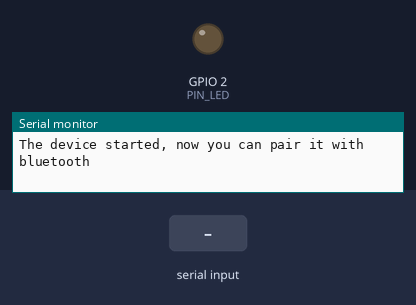
Recording of a program running on a simulated ESP32. Shown: output pins drawn as LEDs (lit = HIGH), the last lines printed to the serial monitor. Inputs (shaded band) come from the test bench. Nothing arrives over Bluetooth unless stated.

Above: at 1.2 s.
1.3 s: "led on" received over the second serial link
At 1.7 s:
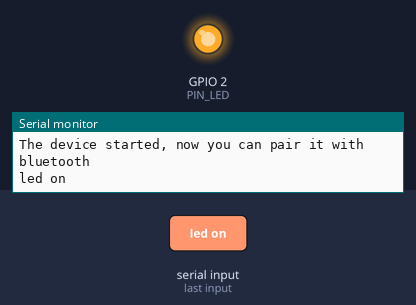
2.8 s: "led off" received over the second serial link
At 3.2 s:
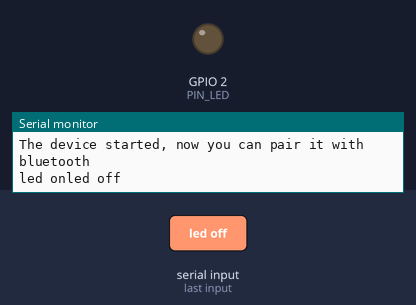
Timing chart, 0 to 5.8 s (numbered marks = the images above; inputs shaded):
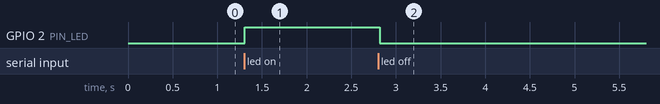

Measured:
- after the input at 1.3 s, GPIO 2 (PIN_LED): LOW → HIGH at once
- after the input at 2.8 s, GPIO 2 (PIN_LED): HIGH → LOW at once

The program:

main.cpp
```cpp
#include <Arduino.h>
#include <BluetoothSerial.h>
#include <string.h>

// Defines
#define PIN_LED 2

// Variáveis globais
BluetoothSerial SerialBT; // objeto da comunicação bluetooth serial
char buffer[20];          // buffer de entrada do munitor serial
static int count;         // contador do número de caracteres de entrada no monitor


void setup() {
  // Configuração do monitor serial
  Serial.begin(115200);

  // Configuração do pino do LED
  pinMode(PIN_LED, OUTPUT);

  // Configuração do Bluetooth
  SerialBT.begin("ESP32_BLINK");

  // Mensagem de aviso
  Serial.println("\nThe device started, now you can pair it with bluetooth");
}

void loop() {
  // Enquanto houver entrada de dados no canal bluetooth
  while(SerialBT.available()){
    // lemos os dadios, gravando-os em um buffer
    buffer[count] = SerialBT.read();
    count++;
  }

  // Caso tenham sido lidos dados
  if(count > 0){
    // Impressão das informações no monitor serial
    Serial.print(buffer);

    // Se o comando for de acendimento do LED
    if(strncmp(buffer, "led on", 6) == 0)
      digitalWrite(PIN_LED, HIGH);

    // Se o comando for de desativação do LED
    if(strncmp(buffer, "led off", 7) == 0)
      digitalWrite(PIN_LED, LOW);

    // Reset do contador
    count = 0;

    // "Limpeza" do buffer
    memset(buffer, 0, 20);
  }

  // Delay entre verificações para evitar erros
  delay(20);

}
```
